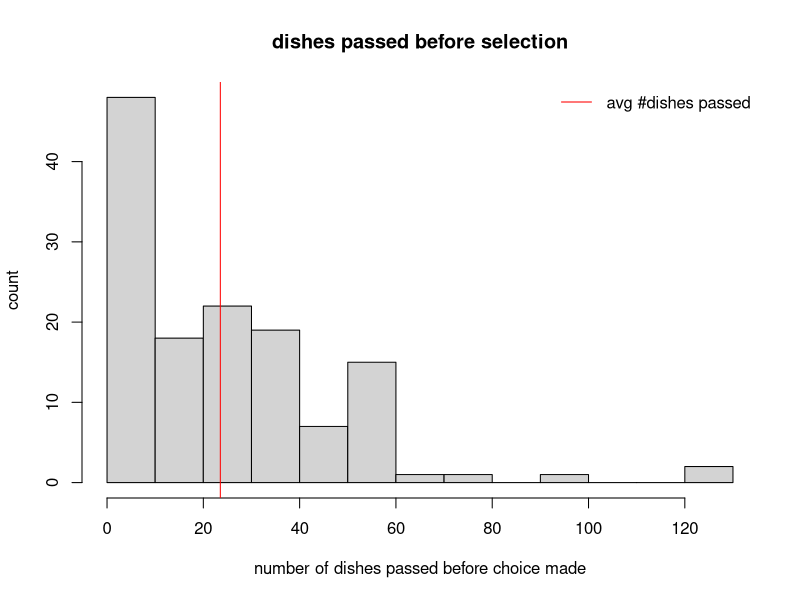

This figure's R source:
## ---- chunk 1
	# seats and dishes
	nSeats <- 5			# number of seats
	nDishes <- 10		# number of dishes
	dishes <- 1:nDishes # ready dishes
	
	# start with preferred dishes in front of seats
	xdish <- 1:nSeats
	seats <- dishes[xdish]			 # give dishes to seat
	dishes[xdish] <- -dishes[xdish]  # dishes not ready anymore
	
	# who is eating?
	eating <- rep(0,nSeats)
	eatTime <- nSeats				# eating time is one cycle
## ---- chunk 2
	# dish preference matrix
	prefs <- t(matrix(1:nDishes,nrow=nDishes,ncol=nSeats))
	
	# rotate a vector of e.g. preferences
	rotvec <- function(x){ c(x[2:length(x)],x[1])}
## ---- chunk 3
	# count of dishes passed for each seat
	passed <- rep(0,nSeats)		# for each seat how long have we waited?
	genpassed <- c()			# in general, how long do we wait?
	making <- rep(0,nDishes)    # which dishes are we making?
	makeTime <- nSeats			# making a dish takes one cycle
	
	
	# process one turn 
	turn <- function(){
		# at chef's seat
		if(seats[1] < 0){ # there's eaten dish
			x <- which(dishes == -seats[1])
			if(length(x)>0){ # there's a replacement ready
				seats[1] <<- -seats[1]
				dishes[x[1]] <<- -dishes[x[1]]
				making[x[1]] <<- makeTime
			} else {	# there's no replacement ready
				x <- which(dishes == seats[1])
				if(length(x)>0)	{
					if(making[x[1]] > 0) making[x[1]] <<- making[x[1]] -1
					else dishes[x[1]] <<- -dishes[x[1]]
				}
			}
		} else {	# no eaten dish, but prep replacements
			x <- which(dishes < 0)
			if(length(x)>0){	# there is a dish to prep
				if(making[x[1]] > 0) making[x[1]] <<- making[x[1]] -1
				else dishes[x[1]] <<- -dishes[x[1]]
			} else {		# no dish to prep, but replace one
				x <- prefs[1,1]
				prefs[1,] <<- rotvec(prefs[1,])
				seats[1] <<- dishes[x]
				dishes[x] <<- -dishes[x]
			}
		}
		
		# at diners' seats
		for(i in 2:nSeats){
			if(eating[i]==0){
				if(seats[i] == prefs[i,1]){	# yeah! preference is here
					seats[i] <<- -seats[i]
					prefs[i,] <<- rotvec(prefs[i,])
					genpassed <<- c(genpassed,passed[i])
					passed[i] <<- 0
					eating[i] <<- eatTime
				} else {					# pass: not preference
					passed[i] <<- passed[i] + 1
				}
			} else {	# we're eating: count it down
				eating[i] <<- eating[i] -1 
			}
		}
		
		# rotate the dishes through the seats
		seats <<- rotvec(seats)
	}
## ---- chunk 4
for(i in 1:1000) turn()
hist(genpassed,main="dishes passed before selection",
			   xlab="number of dishes passed before choice made",
			   ylab="count",
			   col="lightgrey"
	)
abline(v=mean(genpassed),col="red")
legend("topright",c("avg #dishes passed"),col=c("red"),lwd=1,bty="n")
